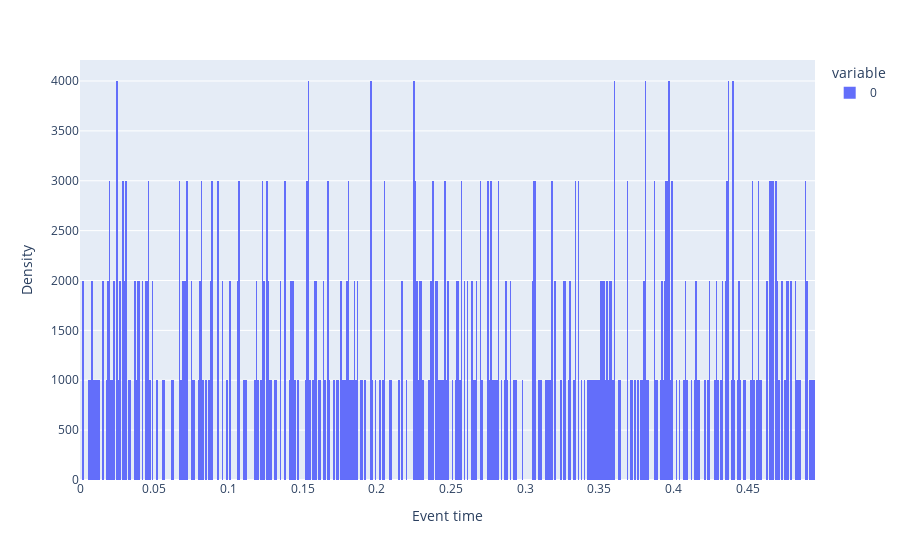

The cell this chart's notebook holds for it:
### Code cell
fig = px.histogram(np.array(events[:int(S/10)]), nbins=500, histnorm='density')
fig.update_layout(xaxis_title='Event time', yaxis_title='Density', xaxis=dict(range=[0, max(events[:int(S/10)])]))
fig.show()

### Figure 1 — Plotly figure (JSON) as saved in the notebook; plotly's stock layout.template omitted (floating-point values rounded to 4 significant figures; data arrays with more than 128 entries replaced by an {"elided": "..."} marker saying what was removed)
{"data": [{"alignmentgroup": "True", "bingroup": "x", "histnorm": "density", "hovertemplate": "variable=0<br>value=%{x}<br>density=%{y}<extra></extra>", "legendgroup": "0", "marker": {"color": "#636efa", "pattern": {"shape": ""}}, "name": "0", "nbinsx": 500, "offsetgroup": "0", "orientation": "v", "showlegend": true, "type": "histogram", "x": {"elided": "500 float values"}, "xaxis": "x", "yaxis": "y"}], "layout": {"barmode": "relative", "legend": {"title": {"text": "variable"}, "tracegroupgap": 0}, "margin": {"t": 60}, "xaxis": {"anchor": "y", "domain": [0, 1], "range": [0, 0.4952], "title": {"text": "Event time"}}, "yaxis": {"anchor": "x", "domain": [0, 1], "title": {"text": "Density"}}}}
